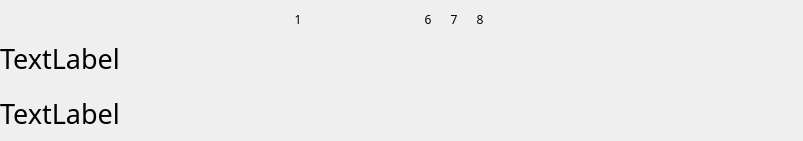
<?xml version="1.0" encoding="UTF-8"?>
<ui version="4.0">
 <class>Form</class>
 <widget class="QWidget" name="Form">
  <property name="geometry">
   <rect>
    <x>0</x>
    <y>0</y>
    <width>803</width>
    <height>141</height>
   </rect>
  </property>
  <property name="minimumSize">
   <size>
    <width>552</width>
    <height>106</height>
   </size>
  </property>
  <property name="maximumSize">
   <size>
    <width>1920</width>
    <height>308</height>
   </size>
  </property>
  <property name="font">
   <font>
    <family>微软雅黑</family>
    <pointsize>20</pointsize>
   </font>
  </property>
  <property name="windowTitle">
   <string>Form</string>
  </property>
  <property name="styleSheet">
   <string notr="true">*
{
border:none;
}</string>
  </property>
  <layout class="QGridLayout" name="gridLayout_10">
   <property name="leftMargin">
    <number>0</number>
   </property>
   <property name="topMargin">
    <number>0</number>
   </property>
   <property name="rightMargin">
    <number>0</number>
   </property>
   <property name="bottomMargin">
    <number>0</number>
   </property>
   <property name="spacing">
    <number>0</number>
   </property>
   <item row="0" column="0">
    <widget class="QFrame" name="background_frame">
     <property name="frameShape">
      <enum>QFrame::StyledPanel</enum>
     </property>
     <property name="frameShadow">
      <enum>QFrame::Raised</enum>
     </property>
     <layout class="QGridLayout" name="gridLayout_11">
      <property name="leftMargin">
       <number>0</number>
      </property>
      <property name="topMargin">
       <number>0</number>
      </property>
      <property name="rightMargin">
       <number>0</number>
      </property>
      <property name="bottomMargin">
       <number>0</number>
      </property>
      <property name="spacing">
       <number>0</number>
      </property>
      <item row="0" column="0">
       <widget class="QFrame" name="buttons_frame">
        <property name="minimumSize">
         <size>
          <width>552</width>
          <height>30</height>
         </size>
        </property>
        <property name="maximumSize">
         <size>
          <width>1920</width>
          <height>30</height>
         </size>
        </property>
        <property name="frameShape">
         <enum>QFrame::StyledPanel</enum>
        </property>
        <property name="frameShadow">
         <enum>QFrame::Raised</enum>
        </property>
        <layout class="QHBoxLayout" name="horizontalLayout">
         <item>
          <spacer name="horizontalSpacer">
           <property name="orientation">
            <enum>Qt::Horizontal</enum>
           </property>
           <property name="sizeHint" stdset="0">
            <size>
             <width>40</width>
             <height>20</height>
            </size>
           </property>
          </spacer>
         </item>
         <item>
          <widget class="QFrame" name="main_frame">
           <property name="minimumSize">
            <size>
             <width>20</width>
             <height>20</height>
            </size>
           </property>
           <property name="maximumSize">
            <size>
             <width>20</width>
             <height>20</height>
            </size>
           </property>
           <property name="frameShape">
            <enum>QFrame::StyledPanel</enum>
           </property>
           <property name="frameShadow">
            <enum>QFrame::Raised</enum>
           </property>
           <layout class="QGridLayout" name="gridLayout">
            <property name="leftMargin">
             <number>0</number>
            </property>
            <property name="topMargin">
             <number>0</number>
            </property>
            <property name="rightMargin">
             <number>0</number>
            </property>
            <property name="bottomMargin">
             <number>0</number>
            </property>
            <property name="spacing">
             <number>0</number>
            </property>
            <item row="0" column="0">
             <widget class="QPushButton" name="main_button">
              <property name="minimumSize">
               <size>
                <width>20</width>
                <height>20</height>
               </size>
              </property>
              <property name="maximumSize">
               <size>
                <width>20</width>
                <height>20</height>
               </size>
              </property>
              <property name="font">
               <font>
                <family>微软雅黑</family>
               </font>
              </property>
              <property name="cursor">
               <cursorShape>PointingHandCursor</cursorShape>
              </property>
              <property name="toolTip">
               <string>进入音乐详细页</string>
              </property>
              <property name="text">
               <string>1</string>
              </property>
             </widget>
            </item>
           </layout>
          </widget>
         </item>
         <item>
          <widget class="QFrame" name="last_frame">
           <property name="minimumSize">
            <size>
             <width>20</width>
             <height>20</height>
            </size>
           </property>
           <property name="maximumSize">
            <size>
             <width>20</width>
             <height>20</height>
            </size>
           </property>
           <property name="frameShape">
            <enum>QFrame::StyledPanel</enum>
           </property>
           <property name="frameShadow">
            <enum>QFrame::Raised</enum>
           </property>
           <layout class="QGridLayout" name="gridLayout_9">
            <property name="leftMargin">
             <number>0</number>
            </property>
            <property name="topMargin">
             <number>0</number>
            </property>
            <property name="rightMargin">
             <number>0</number>
            </property>
            <property name="bottomMargin">
             <number>0</number>
            </property>
            <property name="spacing">
             <number>0</number>
            </property>
            <item row="0" column="0">
             <widget class="QPushButton" name="last_button">
              <property name="minimumSize">
               <size>
                <width>20</width>
                <height>20</height>
               </size>
              </property>
              <property name="maximumSize">
               <size>
                <width>20</width>
                <height>20</height>
               </size>
              </property>
              <property name="font">
               <font>
                <family>微软雅黑</family>
               </font>
              </property>
              <property name="cursor">
               <cursorShape>PointingHandCursor</cursorShape>
              </property>
              <property name="toolTip">
               <string>上一首</string>
              </property>
              <property name="styleSheet">
               <string notr="true">QPushButton 
{
    border-image: url(:/pic/images/last.png);
}</string>
              </property>
              <property name="text">
               <string/>
              </property>
             </widget>
            </item>
           </layout>
          </widget>
         </item>
         <item>
          <widget class="QFrame" name="pause_frame">
           <property name="minimumSize">
            <size>
             <width>20</width>
             <height>20</height>
            </size>
           </property>
           <property name="maximumSize">
            <size>
             <width>20</width>
             <height>20</height>
            </size>
           </property>
           <property name="frameShape">
            <enum>QFrame::StyledPanel</enum>
           </property>
           <property name="frameShadow">
            <enum>QFrame::Raised</enum>
           </property>
           <layout class="QGridLayout" name="gridLayout_2">
            <property name="leftMargin">
             <number>0</number>
            </property>
            <property name="topMargin">
             <number>0</number>
            </property>
            <property name="rightMargin">
             <number>0</number>
            </property>
            <property name="bottomMargin">
             <number>0</number>
            </property>
            <property name="spacing">
             <number>0</number>
            </property>
            <item row="0" column="0">
             <widget class="QPushButton" name="pause_button">
              <property name="minimumSize">
               <size>
                <width>20</width>
                <height>20</height>
               </size>
              </property>
              <property name="maximumSize">
               <size>
                <width>20</width>
                <height>20</height>
               </size>
              </property>
              <property name="font">
               <font>
                <family>微软雅黑</family>
               </font>
              </property>
              <property name="cursor">
               <cursorShape>PointingHandCursor</cursorShape>
              </property>
              <property name="toolTip">
               <string>播放/暂停</string>
              </property>
              <property name="styleSheet">
               <string notr="true">QPushButton 
{
    border-image: url(:/pic/images/continue.png);
}</string>
              </property>
              <property name="text">
               <string/>
              </property>
             </widget>
            </item>
           </layout>
          </widget>
         </item>
         <item>
          <widget class="QFrame" name="next_frame">
           <property name="minimumSize">
            <size>
             <width>20</width>
             <height>20</height>
            </size>
           </property>
           <property name="maximumSize">
            <size>
             <width>20</width>
             <height>20</height>
            </size>
           </property>
           <property name="frameShape">
            <enum>QFrame::StyledPanel</enum>
           </property>
           <property name="frameShadow">
            <enum>QFrame::Raised</enum>
           </property>
           <layout class="QGridLayout" name="gridLayout_8">
            <property name="leftMargin">
             <number>0</number>
            </property>
            <property name="topMargin">
             <number>0</number>
            </property>
            <property name="rightMargin">
             <number>0</number>
            </property>
            <property name="bottomMargin">
             <number>0</number>
            </property>
            <property name="spacing">
             <number>0</number>
            </property>
            <item row="0" column="0">
             <widget class="QPushButton" name="next_button">
              <property name="minimumSize">
               <size>
                <width>20</width>
                <height>20</height>
               </size>
              </property>
              <property name="maximumSize">
               <size>
                <width>20</width>
                <height>20</height>
               </size>
              </property>
              <property name="font">
               <font>
                <family>微软雅黑</family>
               </font>
              </property>
              <property name="cursor">
               <cursorShape>PointingHandCursor</cursorShape>
              </property>
              <property name="toolTip">
               <string>下一首</string>
              </property>
              <property name="styleSheet">
               <string notr="true">QPushButton 
{
    border-image: url(:/pic/images/next.png);
}</string>
              </property>
              <property name="text">
               <string/>
              </property>
             </widget>
            </item>
           </layout>
          </widget>
         </item>
         <item>
          <widget class="QFrame" name="setting_frame">
           <property name="minimumSize">
            <size>
             <width>20</width>
             <height>20</height>
            </size>
           </property>
           <property name="maximumSize">
            <size>
             <width>20</width>
             <height>20</height>
            </size>
           </property>
           <property name="frameShape">
            <enum>QFrame::StyledPanel</enum>
           </property>
           <property name="frameShadow">
            <enum>QFrame::Raised</enum>
           </property>
           <layout class="QGridLayout" name="gridLayout_7">
            <property name="leftMargin">
             <number>0</number>
            </property>
            <property name="topMargin">
             <number>0</number>
            </property>
            <property name="rightMargin">
             <number>0</number>
            </property>
            <property name="bottomMargin">
             <number>0</number>
            </property>
            <property name="spacing">
             <number>0</number>
            </property>
            <item row="0" column="0">
             <widget class="QPushButton" name="settings_button">
              <property name="minimumSize">
               <size>
                <width>20</width>
                <height>20</height>
               </size>
              </property>
              <property name="maximumSize">
               <size>
                <width>20</width>
                <height>20</height>
               </size>
              </property>
              <property name="font">
               <font>
                <family>微软雅黑</family>
               </font>
              </property>
              <property name="cursor">
               <cursorShape>PointingHandCursor</cursorShape>
              </property>
              <property name="toolTip">
               <string>设置</string>
              </property>
              <property name="styleSheet">
               <string notr="true">QPushButton 
{
    border-image: url(:/pic/images/settings.png);
}</string>
              </property>
              <property name="text">
               <string/>
              </property>
             </widget>
            </item>
           </layout>
          </widget>
         </item>
         <item>
          <widget class="QFrame" name="lock_frame">
           <property name="minimumSize">
            <size>
             <width>20</width>
             <height>20</height>
            </size>
           </property>
           <property name="maximumSize">
            <size>
             <width>20</width>
             <height>20</height>
            </size>
           </property>
           <property name="frameShape">
            <enum>QFrame::StyledPanel</enum>
           </property>
           <property name="frameShadow">
            <enum>QFrame::Raised</enum>
           </property>
           <layout class="QGridLayout" name="gridLayout_3">
            <property name="leftMargin">
             <number>0</number>
            </property>
            <property name="topMargin">
             <number>0</number>
            </property>
            <property name="rightMargin">
             <number>0</number>
            </property>
            <property name="bottomMargin">
             <number>0</number>
            </property>
            <property name="spacing">
             <number>0</number>
            </property>
            <item row="0" column="0">
             <widget class="QPushButton" name="lock_button">
              <property name="minimumSize">
               <size>
                <width>20</width>
                <height>20</height>
               </size>
              </property>
              <property name="maximumSize">
               <size>
                <width>20</width>
                <height>20</height>
               </size>
              </property>
              <property name="font">
               <font>
                <family>微软雅黑</family>
               </font>
              </property>
              <property name="cursor">
               <cursorShape>PointingHandCursor</cursorShape>
              </property>
              <property name="toolTip">
               <string>锁定桌面歌词</string>
              </property>
              <property name="text">
               <string>6</string>
              </property>
             </widget>
            </item>
           </layout>
          </widget>
         </item>
         <item>
          <widget class="QFrame" name="offsetDown_frame">
           <property name="minimumSize">
            <size>
             <width>20</width>
             <height>20</height>
            </size>
           </property>
           <property name="maximumSize">
            <size>
             <width>20</width>
             <height>20</height>
            </size>
           </property>
           <property name="frameShape">
            <enum>QFrame::StyledPanel</enum>
           </property>
           <property name="frameShadow">
            <enum>QFrame::Raised</enum>
           </property>
           <layout class="QGridLayout" name="gridLayout_6">
            <property name="leftMargin">
             <number>0</number>
            </property>
            <property name="topMargin">
             <number>0</number>
            </property>
            <property name="rightMargin">
             <number>0</number>
            </property>
            <property name="bottomMargin">
             <number>0</number>
            </property>
            <property name="spacing">
             <number>0</number>
            </property>
            <item row="0" column="0">
             <widget class="QPushButton" name="offsetDown_button">
              <property name="minimumSize">
               <size>
                <width>20</width>
                <height>20</height>
               </size>
              </property>
              <property name="maximumSize">
               <size>
                <width>20</width>
                <height>20</height>
               </size>
              </property>
              <property name="font">
               <font>
                <family>微软雅黑</family>
               </font>
              </property>
              <property name="cursor">
               <cursorShape>PointingHandCursor</cursorShape>
              </property>
              <property name="toolTip">
               <string>歌词后退0.5s</string>
              </property>
              <property name="text">
               <string>7</string>
              </property>
             </widget>
            </item>
           </layout>
          </widget>
         </item>
         <item>
          <widget class="QFrame" name="offsetUp_frame">
           <property name="minimumSize">
            <size>
             <width>20</width>
             <height>20</height>
            </size>
           </property>
           <property name="maximumSize">
            <size>
             <width>20</width>
             <height>20</height>
            </size>
           </property>
           <property name="frameShape">
            <enum>QFrame::StyledPanel</enum>
           </property>
           <property name="frameShadow">
            <enum>QFrame::Raised</enum>
           </property>
           <layout class="QGridLayout" name="gridLayout_5">
            <property name="leftMargin">
             <number>0</number>
            </property>
            <property name="topMargin">
             <number>0</number>
            </property>
            <property name="rightMargin">
             <number>0</number>
            </property>
            <property name="bottomMargin">
             <number>0</number>
            </property>
            <property name="spacing">
             <number>0</number>
            </property>
            <item row="0" column="0">
             <widget class="QPushButton" name="offsetUp_button">
              <property name="minimumSize">
               <size>
                <width>20</width>
                <height>20</height>
               </size>
              </property>
              <property name="maximumSize">
               <size>
                <width>20</width>
                <height>20</height>
               </size>
              </property>
              <property name="font">
               <font>
                <family>微软雅黑</family>
               </font>
              </property>
              <property name="cursor">
               <cursorShape>PointingHandCursor</cursorShape>
              </property>
              <property name="toolTip">
               <string>歌词前进0.5s</string>
              </property>
              <property name="text">
               <string>8</string>
              </property>
             </widget>
            </item>
           </layout>
          </widget>
         </item>
         <item>
          <widget class="QFrame" name="close_frame">
           <property name="minimumSize">
            <size>
             <width>20</width>
             <height>20</height>
            </size>
           </property>
           <property name="maximumSize">
            <size>
             <width>20</width>
             <height>20</height>
            </size>
           </property>
           <property name="frameShape">
            <enum>QFrame::StyledPanel</enum>
           </property>
           <property name="frameShadow">
            <enum>QFrame::Raised</enum>
           </property>
           <layout class="QGridLayout" name="gridLayout_4">
            <property name="leftMargin">
             <number>0</number>
            </property>
            <property name="topMargin">
             <number>0</number>
            </property>
            <property name="rightMargin">
             <number>0</number>
            </property>
            <property name="bottomMargin">
             <number>0</number>
            </property>
            <property name="spacing">
             <number>0</number>
            </property>
            <item row="0" column="0">
             <widget class="QPushButton" name="close_button">
              <property name="minimumSize">
               <size>
                <width>20</width>
                <height>20</height>
               </size>
              </property>
              <property name="maximumSize">
               <size>
                <width>20</width>
                <height>20</height>
               </size>
              </property>
              <property name="font">
               <font>
                <family>微软雅黑</family>
               </font>
              </property>
              <property name="cursor">
               <cursorShape>PointingHandCursor</cursorShape>
              </property>
              <property name="toolTip">
               <string>关闭桌面歌词</string>
              </property>
              <property name="styleSheet">
               <string notr="true">QPushButton {
    border-image: url(:/pic/images/close.png);
}
</string>
              </property>
              <property name="text">
               <string/>
              </property>
             </widget>
            </item>
           </layout>
          </widget>
         </item>
         <item>
          <spacer name="horizontalSpacer_2">
           <property name="orientation">
            <enum>Qt::Horizontal</enum>
           </property>
           <property name="sizeHint" stdset="0">
            <size>
             <width>40</width>
             <height>20</height>
            </size>
           </property>
          </spacer>
         </item>
        </layout>
       </widget>
      </item>
      <item row="1" column="0">
       <widget class="QLabel" name="lyrics_label1">
        <property name="font">
         <font>
          <family>微软雅黑</family>
          <pointsize>20</pointsize>
         </font>
        </property>
        <property name="cursor">
         <cursorShape>OpenHandCursor</cursorShape>
        </property>
        <property name="text">
         <string>TextLabel</string>
        </property>
       </widget>
      </item>
      <item row="2" column="0">
       <widget class="QLabel" name="lyrics_label2">
        <property name="font">
         <font>
          <family>微软雅黑</family>
          <pointsize>20</pointsize>
         </font>
        </property>
        <property name="cursor">
         <cursorShape>OpenHandCursor</cursorShape>
        </property>
        <property name="text">
         <string>TextLabel</string>
        </property>
       </widget>
      </item>
     </layout>
    </widget>
   </item>
  </layout>
 </widget>
 <resources>
  <include location="source.qrc"/>
 </resources>
 <connections/>
</ui>
